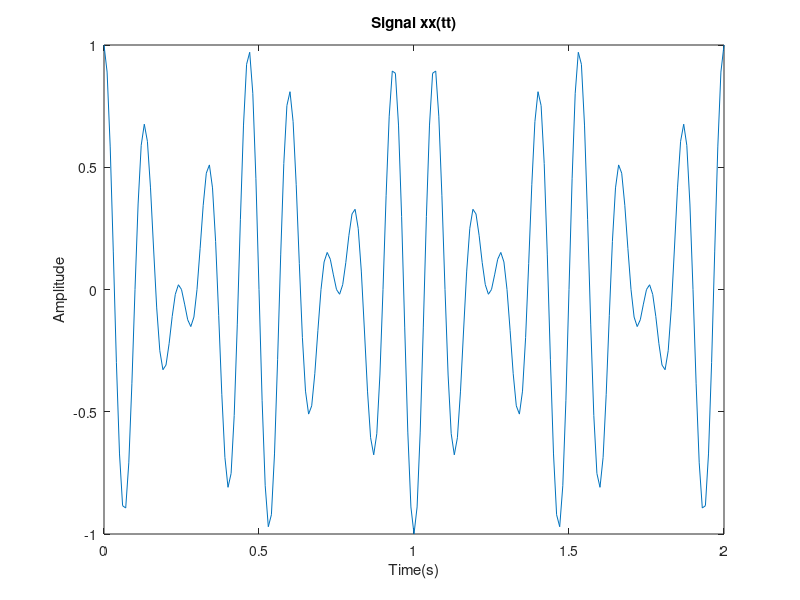
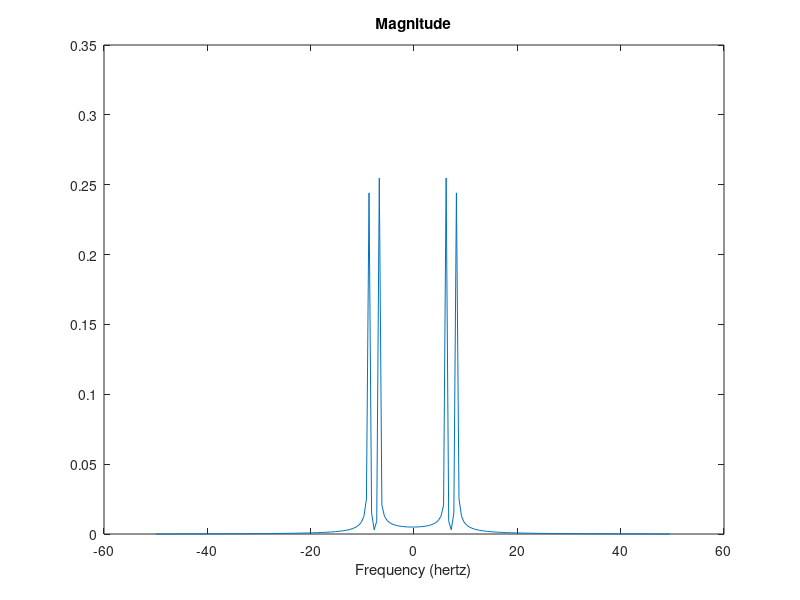

MATLAB code for these plots, in order:
Fs= 100;% samples
dt = 1/Fs;% seconds per sample
tt = (0:dt:2)';
N = size(tt,1);
xx = cos(15*pi*tt).*cos(2*pi*tt);
plot(tt,xx);
title('Signal xx(tt)');
xlabel('Time(s)');
ylabel('Amplitude');
%%Fourier
X = fftshift(fft(xx));
%%Frequency specifications:
dF = Fs/N;
f = -Fs/2:dF:Fs/2-dF;
%%Plot the spectrum:
figure;
plot(f,abs(X)/N);
xlabel('Frequency (hertz)');
title('Magnitude')